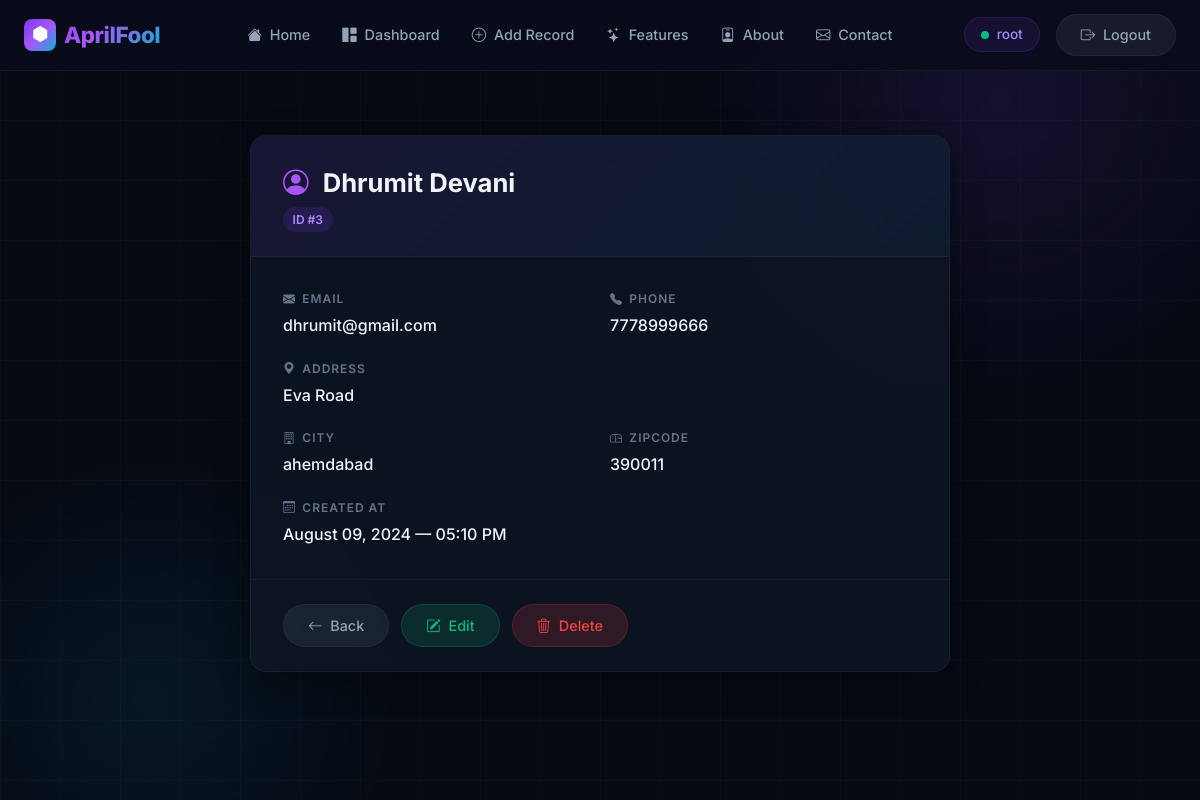
Screenshot of /record/3 (signed in) with the database file from the repository.
### website/models.py (models this page shows, shortened)
class Record(models.Model):
    created_at = models.DateTimeField(auto_now_add=True)
    first_name = models.CharField(max_length=100)
    last_name =models.CharField(max_length=100)
    email = models.CharField(max_length=100)
    phone_number = models.CharField(max_length=10)
    address =models.CharField(max_length=100)
    city =models.CharField(max_length=50)
    zipcode =models.CharField(max_length=6)

### website/views.py (the view)
# urls.py: path('record/<int:pk>', views.customer_record, name='record'),
def customer_record(request, pk):
    if request.user.is_authenticated:
        try:
            customer_record = Record.objects.get(id=pk)
            return render(request, 'record.html', {'customer_record': customer_record})
        except Record.DoesNotExist:
            messages.error(request, 'Record not found.')
            return redirect('home')
    else:
        messages.error(request, 'You must be logged in to view records.')
        return redirect('home')

### website/templates/record.html
{% extends 'base.html' %}
{% block content %}
<div class="nexus-record-detail">
    <div class="nexus-card">
        <div class="detail-header">
            <h1>
                <i class="bi bi-person-circle me-2" style="color: var(--accent-mid);"></i>
                {{ customer_record.first_name }} {{ customer_record.last_name }}
            </h1>
            <span class="detail-id">ID #{{ customer_record.id }}</span>
        </div>
        <div class="nexus-detail-grid">
            <div class="nexus-detail-item">
                <span class="item-label">
                    <i class="bi bi-envelope-fill"></i> Email
                </span>
                <span class="item-value">{{ customer_record.email }}</span>
            </div>
            <div class="nexus-detail-item">
                <span class="item-label">
                    <i class="bi bi-telephone-fill"></i> Phone
                </span>
                <span class="item-value">{{ customer_record.phone_number }}</span>
            </div>
            <div class="nexus-detail-item full-width">
                <span class="item-label">
                    <i class="bi bi-geo-alt-fill"></i> Address
                </span>
                <span class="item-value">{{ customer_record.address }}</span>
            </div>
            <div class="nexus-detail-item">
                <span class="item-label">
                    <i class="bi bi-building"></i> City
                </span>
                <span class="item-value">{{ customer_record.city }}</span>
            </div>
            <div class="nexus-detail-item">
                <span class="item-label">
                    <i class="bi bi-mailbox"></i> Zipcode
                </span>
                <span class="item-value">{{ customer_record.zipcode }}</span>
            </div>
            <div class="nexus-detail-item full-width">
                <span class="item-label">
                    <i class="bi bi-calendar3"></i> Created At
                </span>
                <span class="item-value">{{ customer_record.created_at|date:"F d, Y — h:i A" }}</span>
            </div>
        </div>
        <div class="nexus-detail-actions">
            <a href="{% url 'home' %}" class="btn btn-nexus-secondary">
                <i class="bi bi-arrow-left me-1"></i> Back
            </a>
            <a href="{% url 'update_record' customer_record.id %}" class="btn btn-nexus-success">
                <i class="bi bi-pencil-square me-1"></i> Edit
            </a>
            <a href="{% url 'delete_record' customer_record.id %}" class="btn btn-nexus-danger" onclick="return confirm('Are you sure you want to delete this record?')">
                <i class="bi bi-trash3 me-1"></i> Delete
            </a>
        </div>
    </div>
</div>
{% endblock %}

### website/templates/navbar.html (shortened to what this page needs)
<nav class="navbar navbar-expand-lg nexus-navbar sticky-top">
    <div class="container-fluid px-4">
        <a class="navbar-brand" href="{% url 'home' %}">
            <span class="brand-icon"><i class="bi bi-hexagon-fill"></i></span>
            AprilFool
        </a>
        <div class="collapse navbar-collapse" id="navbarNav">
            <ul class="navbar-nav mx-auto">
                <li class="nav-item">
                    <a class="nav-link" href="{% url 'home' %}">
                        <i class="bi bi-house-fill me-1"></i> Home
                    </a>
                </li>
                {% if user.is_authenticated %}
                <li class="nav-item">
                    <a class="nav-link" href="{% url 'home' %}">
                        <i class="bi bi-grid-1x2-fill me-1"></i> Dashboard
                    </a>
                </li>
                <li class="nav-item">
                    <a class="nav-link" href="{% url 'add_record' %}">
                        <i class="bi bi-plus-circle me-1"></i> Add Record
                    </a>
                </li>
                {% endif %}
                <li class="nav-item">
                    <a class="nav-link" href="{% url 'features' %}">
                        <i class="bi bi-stars me-1"></i> Features
                    </a>
                </li>
                <li class="nav-item">
                    <a class="nav-link" href="{% url 'about' %}">
                        <i class="bi bi-person-badge me-1"></i> About
                    </a>
                </li>
                <li class="nav-item">
                    <a class="nav-link" href="{% url 'contact' %}">
                        <i class="bi bi-envelope me-1"></i> Contact
                    </a>
                </li>
            </ul>
            <div class="d-flex align-items-center gap-3">
                {% if user.is_authenticated %}
                    <span class="nexus-user-badge">
                        <span class="user-dot"></span>
                        {{ user.username }}
                    </span>
                    <a class="btn btn-nexus-secondary btn-sm" href="{% url 'logout' %}">
                        <i class="bi bi-box-arrow-right me-1"></i> Logout
                    </a>
                {% else %}
                    <a class="btn btn-nexus-secondary btn-sm" href="{% url 'register' %}">Register</a>
                    <a class="btn btn-nexus-primary btn-sm" href="{% url 'home' %}">
                        <i class="bi bi-box-arrow-in-right me-1"></i> Login
                    </a>
                {% endif %}
            </div>
        </div>
    </div>
</nav>

### rows the page displays
Record: first_name "Dhrumit", last_name "Devani", id "3", email "dhrumit@gmail.com", phone_number "7778999666", address "Eva Road", city "ahemdabad", zipcode "390011", created_at "August 09, 2024 — 05:10 PM"

### other values shown
{{ user.username }} "root"
